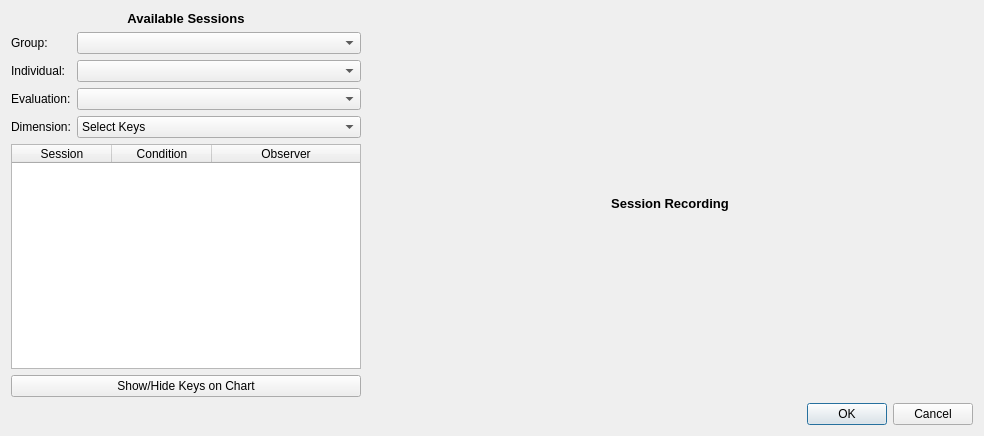
<?xml version="1.0" encoding="UTF-8"?>
<ui version="4.0">
 <class>SessionViewerDialog</class>
 <widget class="QDialog" name="SessionViewerDialog">
  <property name="geometry">
   <rect>
    <x>0</x>
    <y>0</y>
    <width>984</width>
    <height>436</height>
   </rect>
  </property>
  <property name="windowTitle">
   <string>Dialog</string>
  </property>
  <layout class="QVBoxLayout" name="verticalLayout_2">
   <item>
    <layout class="QHBoxLayout" name="topLayout">
     <item>
      <widget class="QFrame" name="frame">
       <property name="minimumSize">
        <size>
         <width>350</width>
         <height>0</height>
        </size>
       </property>
       <property name="maximumSize">
        <size>
         <width>350</width>
         <height>16777215</height>
        </size>
       </property>
       <property name="frameShape">
        <enum>QFrame::NoFrame</enum>
       </property>
       <property name="frameShadow">
        <enum>QFrame::Raised</enum>
       </property>
       <layout class="QVBoxLayout" name="verticalLayout_3">
        <property name="leftMargin">
         <number>0</number>
        </property>
        <property name="topMargin">
         <number>0</number>
        </property>
        <property name="rightMargin">
         <number>0</number>
        </property>
        <property name="bottomMargin">
         <number>0</number>
        </property>
        <item>
         <layout class="QVBoxLayout" name="panelLeft">
          <item>
           <widget class="QLabel" name="selectionTitle">
            <property name="text">
             <string>&lt;html&gt;&lt;head/&gt;&lt;body&gt;&lt;p align=&quot;center&quot;&gt;&lt;span style=&quot; font-size:10pt; font-weight:600;&quot;&gt;Available Sessions&lt;/span&gt;&lt;/p&gt;&lt;/body&gt;&lt;/html&gt;</string>
            </property>
           </widget>
          </item>
          <item>
           <layout class="QFormLayout" name="formLayout">
            <property name="fieldGrowthPolicy">
             <enum>QFormLayout::ExpandingFieldsGrow</enum>
            </property>
            <property name="labelAlignment">
             <set>Qt::AlignLeading|Qt::AlignLeft|Qt::AlignVCenter</set>
            </property>
            <property name="formAlignment">
             <set>Qt::AlignLeading|Qt::AlignLeft|Qt::AlignTop</set>
            </property>
            <item row="0" column="0">
             <widget class="QLabel" name="labelGroup">
              <property name="text">
               <string>Group:</string>
              </property>
             </widget>
            </item>
            <item row="0" column="1">
             <widget class="QComboBox" name="comboBoxGroup">
              <property name="sizePolicy">
               <sizepolicy hsizetype="Expanding" vsizetype="Fixed">
                <horstretch>0</horstretch>
                <verstretch>0</verstretch>
               </sizepolicy>
              </property>
             </widget>
            </item>
            <item row="1" column="0">
             <widget class="QLabel" name="labelIndividual">
              <property name="text">
               <string>Individual:</string>
              </property>
             </widget>
            </item>
            <item row="1" column="1">
             <widget class="QComboBox" name="comboBoxIndividual">
              <property name="sizePolicy">
               <sizepolicy hsizetype="Expanding" vsizetype="Fixed">
                <horstretch>0</horstretch>
                <verstretch>0</verstretch>
               </sizepolicy>
              </property>
             </widget>
            </item>
            <item row="2" column="0">
             <widget class="QLabel" name="labelEvaluation">
              <property name="text">
               <string>Evaluation:</string>
              </property>
             </widget>
            </item>
            <item row="2" column="1">
             <widget class="QComboBox" name="comboBoxEvaluation">
              <property name="sizePolicy">
               <sizepolicy hsizetype="Expanding" vsizetype="Fixed">
                <horstretch>0</horstretch>
                <verstretch>0</verstretch>
               </sizepolicy>
              </property>
             </widget>
            </item>
            <item row="3" column="0">
             <widget class="QLabel" name="label">
              <property name="text">
               <string>Dimension:</string>
              </property>
             </widget>
            </item>
            <item row="3" column="1">
             <widget class="QComboBox" name="comboBoxDimension">
              <property name="sizePolicy">
               <sizepolicy hsizetype="Expanding" vsizetype="Fixed">
                <horstretch>0</horstretch>
                <verstretch>0</verstretch>
               </sizepolicy>
              </property>
              <item>
               <property name="text">
                <string>Select Keys</string>
               </property>
              </item>
              <item>
               <property name="text">
                <string>Frequency</string>
               </property>
              </item>
              <item>
               <property name="text">
                <string>Duration</string>
               </property>
              </item>
             </widget>
            </item>
           </layout>
          </item>
          <item>
           <widget class="QTableWidget" name="tableWidget">
            <property name="sizePolicy">
             <sizepolicy hsizetype="Expanding" vsizetype="Expanding">
              <horstretch>0</horstretch>
              <verstretch>0</verstretch>
             </sizepolicy>
            </property>
            <property name="editTriggers">
             <set>QAbstractItemView::NoEditTriggers</set>
            </property>
            <property name="alternatingRowColors">
             <bool>true</bool>
            </property>
            <property name="selectionMode">
             <enum>QAbstractItemView::SingleSelection</enum>
            </property>
            <property name="selectionBehavior">
             <enum>QAbstractItemView::SelectRows</enum>
            </property>
            <attribute name="horizontalHeaderStretchLastSection">
             <bool>true</bool>
            </attribute>
            <attribute name="verticalHeaderVisible">
             <bool>false</bool>
            </attribute>
            <column>
             <property name="text">
              <string>Session</string>
             </property>
            </column>
            <column>
             <property name="text">
              <string>Condition</string>
             </property>
            </column>
            <column>
             <property name="text">
              <string>Observer</string>
             </property>
            </column>
           </widget>
          </item>
          <item>
           <widget class="QPushButton" name="pushButton">
            <property name="text">
             <string>Show/Hide Keys on Chart</string>
            </property>
           </widget>
          </item>
         </layout>
        </item>
       </layout>
      </widget>
     </item>
     <item>
      <layout class="QVBoxLayout" name="panelRight">
       <item>
        <widget class="QLabel" name="plotTitle">
         <property name="sizePolicy">
          <sizepolicy hsizetype="Expanding" vsizetype="Maximum">
           <horstretch>0</horstretch>
           <verstretch>0</verstretch>
          </sizepolicy>
         </property>
         <property name="text">
          <string>&lt;html&gt;&lt;head/&gt;&lt;body&gt;&lt;p align=&quot;center&quot;&gt;&lt;span style=&quot; font-size:10pt; font-weight:600;&quot;&gt;Session Recording&lt;/span&gt;&lt;/p&gt;&lt;/body&gt;&lt;/html&gt;</string>
         </property>
        </widget>
       </item>
       <item>
        <layout class="QVBoxLayout" name="plotLayout"/>
       </item>
      </layout>
     </item>
    </layout>
   </item>
   <item>
    <widget class="QDialogButtonBox" name="buttonBox">
     <property name="orientation">
      <enum>Qt::Horizontal</enum>
     </property>
     <property name="standardButtons">
      <set>QDialogButtonBox::Cancel|QDialogButtonBox::Ok</set>
     </property>
    </widget>
   </item>
  </layout>
 </widget>
 <resources/>
 <connections>
  <connection>
   <sender>buttonBox</sender>
   <signal>accepted()</signal>
   <receiver>SessionViewerDialog</receiver>
   <slot>accept()</slot>
   <hints>
    <hint type="sourcelabel">
     <x>248</x>
     <y>254</y>
    </hint>
    <hint type="destinationlabel">
     <x>157</x>
     <y>274</y>
    </hint>
   </hints>
  </connection>
  <connection>
   <sender>buttonBox</sender>
   <signal>rejected()</signal>
   <receiver>SessionViewerDialog</receiver>
   <slot>reject()</slot>
   <hints>
    <hint type="sourcelabel">
     <x>316</x>
     <y>260</y>
    </hint>
    <hint type="destinationlabel">
     <x>286</x>
     <y>274</y>
    </hint>
   </hints>
  </connection>
 </connections>
</ui>
